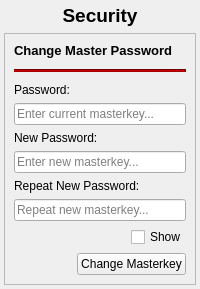
     <widget class="QWidget" name="page_security">
      <layout class="QVBoxLayout">
       <property name="leftMargin">
        <number>4</number>
       </property>
       <property name="topMargin">
        <number>4</number>
       </property>
       <property name="rightMargin">
        <number>4</number>
       </property>
       <property name="bottomMargin">
        <number>4</number>
       </property>
       <item>
        <widget class="QLabel" name="securityTitle">
         <property name="font">
          <font>
           <family>Segoe UI</family>
           <pointsize>14</pointsize>
           <italic>false</italic>
           <bold>true</bold>
          </font>
         </property>
         <property name="styleSheet">
          <string notr="true">font: bold 14pt &quot;Segoe UI&quot;;</string>
         </property>
         <property name="text">
          <string>Security</string>
         </property>
         <property name="alignment">
          <set>Qt::AlignmentFlag::AlignCenter</set>
         </property>
        </widget>
       </item>
       <item>
        <widget class="QFrame" name="pw_frame">
         <property name="frameShape">
          <enum>QFrame::Shape::StyledPanel</enum>
         </property>
         <layout class="QVBoxLayout" name="verticalLayout_10">
          <item>
           <widget class="QLabel" name="label">
            <property name="font">
             <font>
              <family>Segoe UI</family>
              <pointsize>10</pointsize>
              <italic>false</italic>
              <bold>true</bold>
             </font>
            </property>
            <property name="styleSheet">
             <string notr="true">font: bold 10pt &quot;Segoe UI&quot;;</string>
            </property>
            <property name="text">
             <string>Change Master Password</string>
            </property>
           </widget>
          </item>
          <item>
           <widget class="QFrame" name="frame_6">
            <property name="frameShape">
             <enum>QFrame::Shape::NoFrame</enum>
            </property>
            <property name="frameShadow">
             <enum>QFrame::Shadow::Raised</enum>
            </property>
            <layout class="QVBoxLayout" name="verticalLayout_9">
             <property name="leftMargin">
              <number>0</number>
             </property>
             <property name="topMargin">
              <number>5</number>
             </property>
             <property name="rightMargin">
              <number>0</number>
             </property>
             <property name="bottomMargin">
              <number>5</number>
             </property>
             <item>
              <widget class="Line" name="line_4">
               <property name="styleSheet">
                <string notr="true">background:rgb(170, 0, 0)</string>
               </property>
               <property name="orientation">
                <enum>Qt::Orientation::Horizontal</enum>
               </property>
              </widget>
             </item>
            </layout>
           </widget>
          </item>
          <item>
           <widget class="QLabel" name="oldPwLabel">
            <property name="text">
             <string>Password:</string>
            </property>
           </widget>
          </item>
          <item>
           <widget class="QLineEdit" name="old_pw">
            <property name="echoMode">
             <enum>QLineEdit::EchoMode::Password</enum>
            </property>
            <property name="placeholderText">
             <string>Enter current masterkey...</string>
            </property>
           </widget>
          </item>
          <item>
           <widget class="QLabel" name="newPwLabel">
            <property name="text">
             <string>New Password:</string>
            </property>
           </widget>
          </item>
          <item>
           <widget class="QLineEdit" name="new_pw1">
            <property name="echoMode">
             <enum>QLineEdit::EchoMode::Password</enum>
            </property>
            <property name="placeholderText">
             <string>Enter new masterkey...</string>
            </property>
           </widget>
          </item>
          <item>
           <layout class="QVBoxLayout" name="indicatorHolder"/>
          </item>
          <item>
           <widget class="QLabel" name="repeatPwLabel">
            <property name="text">
             <string>Repeat New Password:</string>
            </property>
           </widget>
          </item>
          <item>
           <widget class="QLineEdit" name="new_pw2">
            <property name="echoMode">
             <enum>QLineEdit::EchoMode::Password</enum>
            </property>
            <property name="placeholderText">
             <string>Repeat new masterkey...</string>
            </property>
           </widget>
          </item>
          <item alignment="Qt::AlignmentFlag::AlignRight">
           <widget class="QCheckBox" name="showPwCheckbox">
            <property name="text">
             <string>Show</string>
            </property>
           </widget>
          </item>
          <item alignment="Qt::AlignmentFlag::AlignRight">
           <widget class="QPushButton" name="btn_apply_pw">
            <property name="text">
             <string>Change Masterkey</string>
            </property>
           </widget>
          </item>
         </layout>
        </widget>
       </item>
       <item>
        <spacer name="securitySpacer">
         <property name="orientation">
          <enum>Qt::Orientation::Vertical</enum>
         </property>
         <property name="sizeHint" stdset="0">
          <size>
           <width>0</width>
           <height>0</height>
          </size>
         </property>
        </spacer>
       </item>
      </layout>
     </widget>
